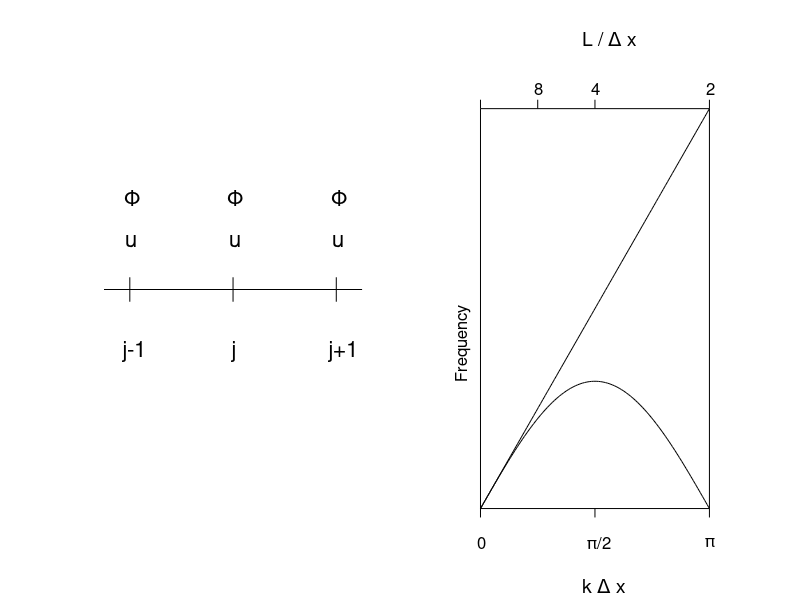

Source code (MATLAB):
% To illustrate 1D unstaggered grid and SW dispersion relation

subplot(1,2,1)

x = [0, 1];
y = [0, 0];
plot(x,y,'k')
axis([0,1,-1,1])
axis off
hold on

x = [0.1, 0.1];
y = [-0.05, 0.05];
plot(x,y,'k')

x = [0.5, 0.5];
y = [-0.05, 0.05];
plot(x,y,'k')

x = [0.9, 0.9];
y = [-0.05, 0.05];
plot(x,y,'k')

text(0.085,0.2,'u','FontSize',16)
text(0.485,0.2,'u','FontSize',16)
text(0.885,0.2,'u','FontSize',16)
text(0.08,0.38,'\Phi','FontSize',16)
text(0.48,0.38,'\Phi','FontSize',16)
text(0.88,0.38,'\Phi','FontSize',16)


text(0.07,-0.25,'j-1','FontSize',16)
text(0.495,-0.25,'j','FontSize',16)
text(0.87,-0.25,'j+1','FontSize',16)
hold off


subplot(1,2,2)

kdx = linspace(0,pi);
freq0 = kdx;
freq1 = sin(kdx);

plot(kdx,freq0,'k',kdx,freq1,'k')
axis([-0.2,pi+0.2,-0.2,pi+0.5])
axis off
hold on

%xlabel('k \Delta x','FontSize',12)
%ylabel('\omega','FontSize',12)

x = [0,pi,pi,0,0];
y = [0,0,pi,pi,0];
plot(x,y,'k')

x = [0,0];
y = [-0.07,0];
plot(x,y,'k')
x = [0.5*pi,0.5*pi];
y = [-0.07,0];
plot(x,y,'k')
x = [pi,pi];
y = [-0.07,0];
plot(x,y,'k')
text(-0.04,-0.26,'0','FontSize',12)
text(0.5*pi-0.1,-0.26,'\pi/2','FontSize',12)
text(pi-0.05,-0.26,'\pi','FontSize',12)
text(1.4,-0.6,'k \Delta x','FontSize',14)


x = [0,0];
y = [pi,pi+0.07];
plot(x,y,'k')
x = [0.25*pi,0.25*pi];
y = [pi,pi+0.07];
plot(x,y,'k')
x = [0.5*pi,0.5*pi];
y = [pi,pi+0.07];
plot(x,y,'k')
x = [pi,pi];
y = [pi,pi+0.07];
plot(x,y,'k')
text(0.25*pi-0.04,3.3,'8','FontSize',12)
text(0.5*pi-0.05,3.3,'4','FontSize',12)
text(pi-0.04,3.3,'2','FontSize',12)
text(1.4,3.7,'L / \Delta x','FontSize',14)

text(-0.25,1.0,'Frequency','Rotation',90,'FontSize',12)


hold off

